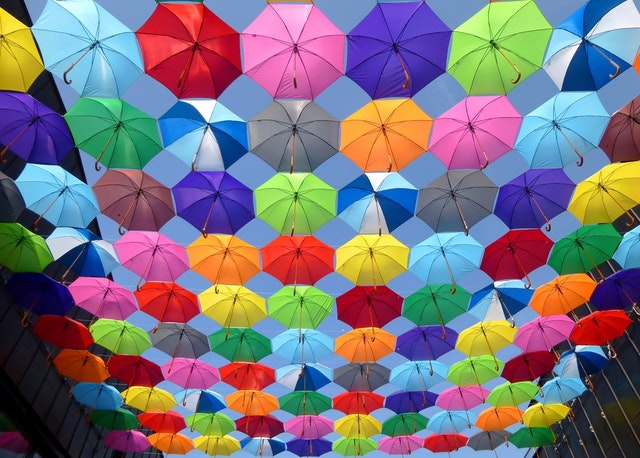
#> input picture OpenCV/workshop_1/resources/pexels_umbrellas.jpg, 640 x 458 px, found by its file name
$ python L10_crop_image.py
#> lines starting #> are read from the running program, lines starting #| are printed output that depends on the picture
### OpenCV/workshop_1/path_helps.py
"""
Author: Daniel Lopez
"""

import os


# [15 lines left out: function get_path, not called in this run]


def get_path(file_name, additional_dir):
    """
    Obtain all the path linked to the file, relative to workshop.
    This works when you are opening the file with VS Code from the path of
    the git clone, in this case, 'Python_TopicsAndExamples'.

    file_name --> Name of the file you want to access (read/write).
    additional_dir --> Includes the specific directory from the file.

    return file_path --> The complete path from 'Python_TopicsAndExamples'
    """
    file_path = os.getcwd()
    file_path = os.path.join(file_path, "OpenCV")
    file_path = os.path.join(file_path, "workshop_1")
    file_path = os.path.join(file_path, additional_dir)
    file_path = os.path.join(file_path, file_name)
    return file_path


# [17 lines left out: function get_path_dir, not called in this run]

### OpenCV/workshop_1/L10_crop_image.py
"""
Author: Daniel Lopez
Info from: Murtaza's Work - Robotics and AI
--> https://youtu.be/WQeoO7MI0Bs?list=PLxYZ6JuFZuoZPUEUtcUL0YoAYRvnNLAG5
"""

import cv2
from path_helps import get_path


def main():
    # Obtain path of the image
    my_img = "pexels_umbrellas.jpg"
    folder = "resources"
    file_path = get_path(my_img, folder)

    # Read image with cv2
    image = cv2.imread(file_path)
#> image is the input picture: shape (458, 640, 3); mean B, G, R 125.9, 115.3, 123.7

    # Crop image taking advantage of the matrix [height, width]
    cropImage = image[0:200, 100:300]
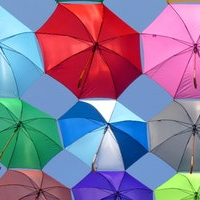
#> cropImage: shape (200, 200, 3); mean B, G, R 152.4, 120.5, 137.2

    # Display image
    cv2.imshow("Image_Example", image)
    cv2.imshow("Image_Cropped", cropImage)
    # Generate a delay
    cv2.waitKey(0)


if __name__ == "__main__":
    main()

$ run again, with OpenCV/workshop_1/resources/pexels-sharing.jpg copied over OpenCV/workshop_1/resources/pexels_umbrellas.jpg
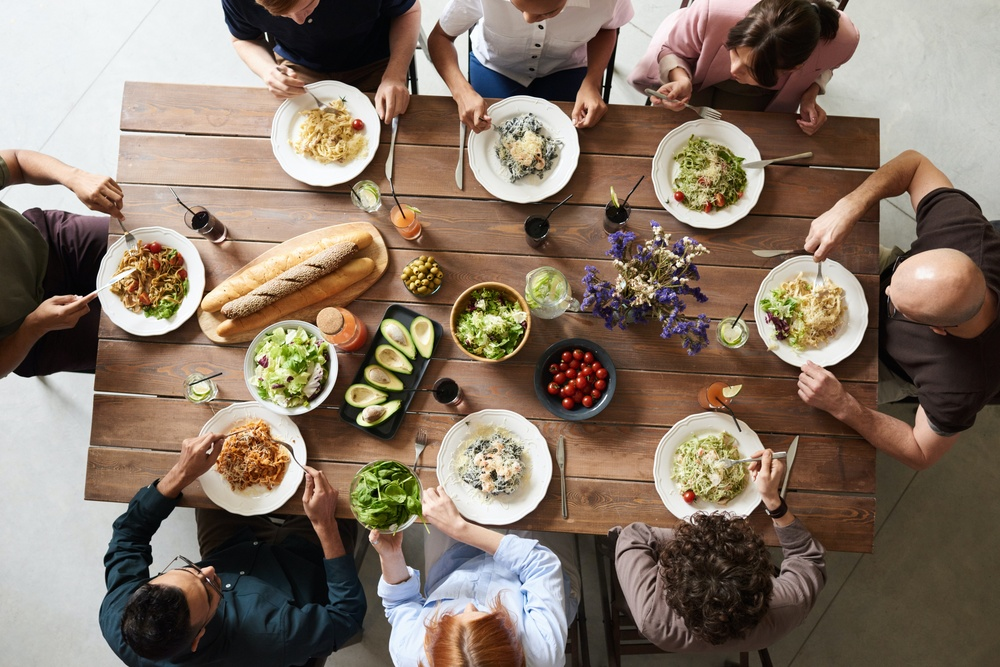
#> input picture OpenCV/workshop_1/resources/pexels-sharing.jpg, 1000 x 667 px, shrunk from 6000 x 4004 before the run, found by its file name
#> in main, image is the input picture: shape (667, 1000, 3); mean B, G, R 103.1, 117.6, 134
#> in main, `cropImage = image[0:200, 100:300]`:
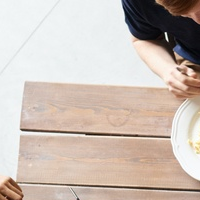
#> cropImage: shape (200, 200, 3); mean B, G, R 181.6, 190.1, 202.7

$ run again, with OpenCV/workshop_1/resources/pexels_man.jpg copied over OpenCV/workshop_1/resources/pexels_umbrellas.jpg
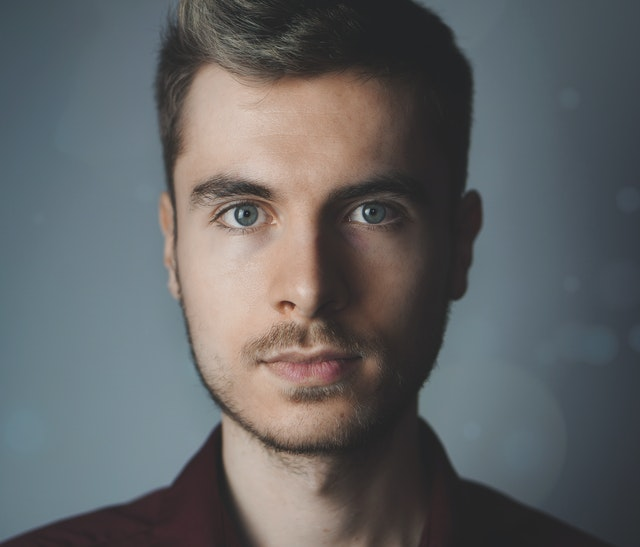
#> input picture OpenCV/workshop_1/resources/pexels_man.jpg, 640 x 547 px, found by its file name
#> in main, image is the input picture: shape (547, 640, 3); mean B, G, R 100.3, 99.1, 97.7
#> in main, `cropImage = image[0:200, 100:300]`:
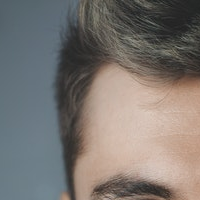
#> cropImage: shape (200, 200, 3); mean B, G, R 113.2, 117.3, 122.6
